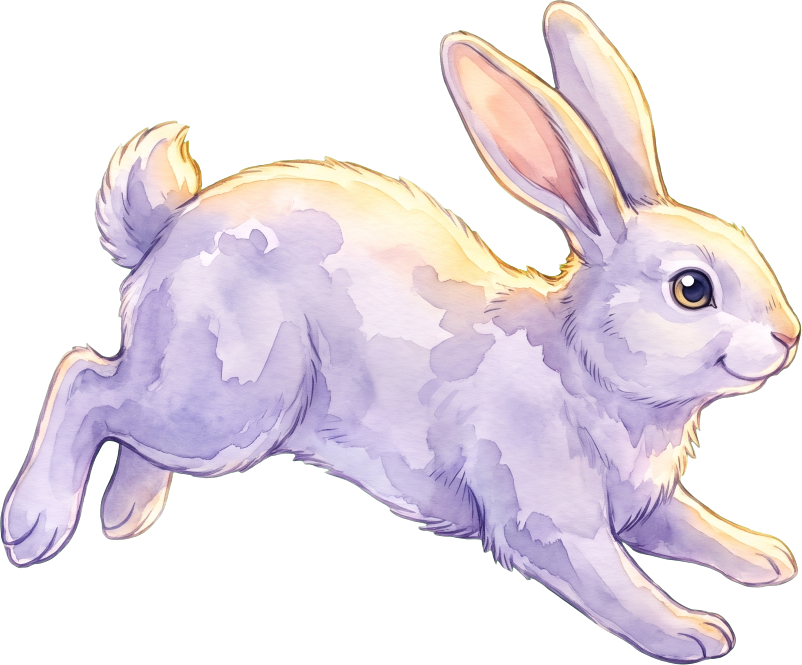
#> input picture assets/images/layers/animal_rabbit.png, 1603 x 1330 px (shown at 1/2 size)
$ python align_pose.py
#> lines starting #> are read from the running program, lines starting #| are printed output that depends on the picture
"""같은 동물의 다른 자세 그림을 기준 그림에 맞춰 놓을 자리를 계산한다.

자세마다 그림 크기와 여백이 달라서 그대로 바꿔 끼우면 동물이 커지거나 튄다.
- 배율·가로 위치: 두 그림에서 얼굴(HEAD 범위)이 같은 크기·같은 자리에 오도록 맞춘다
  (여러 배율로 템플릿 매칭).
  얼굴 범위가 "feet"이면 (돌아서는 모습처럼 얼굴로 맞출 수 없을 때) 키(귀 끝~발끝)를 같게
  하고, 땅에 닿은 발들의 가운데를 기준 그림의 발 가운데에 맞춘다. 몸을 돌려도 서 있는 자리가
  그대로다. 기준 그림의 발 가운데는 좌우 뒤집기 축으로도 쓴다 (cuts.py의 FOX_PIVOT).
- 세로 위치: 발끝(그림 아래 끝)을 기준 그림의 아래 끝에 맞춘다. 땅에 선 높이가 같아야
  착지할 때 떠 보이거나 파묻히지 않는다.

결과: layers/<자세>.json = {"base": 기준 그림, "size": 기준 그림 크기, "box": [x0, y0, x1, y1]}
box는 자세 그림이 덮을 범위를 기준 그림 픽셀 좌표로 나타낸 것. 앱은 이 범위에 그린다.

실행: .venv/Scripts/python.exe tools/align_pose.py [--preview 출력폴더]
"""
from __future__ import annotations

import argparse
import json
from pathlib import Path

import cv2
import numpy as np
from PIL import Image

ROOT = Path(__file__).resolve().parents[1]
LAYERS = ROOT / "assets" / "images" / "layers"

# 자세 그림: (기준 그림, 기준 그림에서 얼굴 범위 x0, y0, x1, y1)
POSES = {
    "animal_rabbit_land.png": ("animal_rabbit.png", (1180, 430, 1603, 860)),
    # 여우: 오른쪽으로 걷는 옆모습, 돌아서는 중간, 숲으로 들어가는 뒷모습 (서 있는 자리를 발로 맞춤)
    "animal_fox_right.png": ("animal_fox.png", "feet"),
    "animal_fox_mid.png": ("animal_fox.png", "feet"),
    "animal_fox_back.png": ("animal_fox.png", "feet"),
}


def flat_windows(target: np.ndarray, th: int, tw: int, min_std: float = 8.0) -> np.ndarray:
    """matchTemplate 결과와 같은 크기로, 창 안 밝기 변화가 거의 없는(투명한 빈 곳) 자리 표시.
    그런 곳은 정규화 상관값이 계산 오차로 1에 가깝게 나와서 후보에서 빼야 한다."""
    k = (tw, th)
    mean = cv2.boxFilter(target, -1, k, normalize=True, anchor=(0, 0), borderType=cv2.BORDER_CONSTANT)
    sq = cv2.boxFilter(target * target, -1, k, normalize=True, anchor=(0, 0),
                       borderType=cv2.BORDER_CONSTANT)
    std = np.sqrt(np.maximum(sq - mean * mean, 0))
    return std[:target.shape[0] - th + 1, :target.shape[1] - tw + 1] < min_std


def rgba(name: str) -> np.ndarray:
    return np.array(Image.open(LAYERS / name).convert("RGBA"))


def features(img: np.ndarray) -> np.ndarray:
    """배경(투명)은 검게 둔 밝기 그림. 템플릿 매칭용."""
    g = cv2.cvtColor(img[..., :3], cv2.COLOR_RGB2GRAY).astype(np.float32)
    return g * (img[..., 3].astype(np.float32) / 255)


def feet_x(img: np.ndarray, band: float = 0.15) -> float:
    """땅에 닿은 발들의 가로 가운데 (그림 아래 band 비율 높이 안의 불투명 픽셀 평균 x). 뒷발이 앞발보다 위에 그려지는 옆모습도 포함되게 넉넉히 잡는다."""
    ys = np.nonzero(img[..., 3].max(axis=1) > 8)[0]
    y0 = int(ys.max() - (ys.max() - ys.min()) * band)
    xs = np.nonzero(img[y0:ys.max() + 1, :, 3] > 128)[1]
    return float(xs.mean())


def align(pose: str) -> dict:
    base, head = POSES[pose]
    b, p = rgba(base), rgba(pose)
    ph, pw = p.shape[:2]
    bh, bw = b.shape[:2]

    def bottom(img: np.ndarray) -> int:
        return int(np.nonzero(img[..., 3].max(axis=1) > 8)[0].max()) + 1

    def top(img: np.ndarray) -> int:
        return int(np.nonzero(img[..., 3].max(axis=1) > 8)[0].min())

    if head == "feet":
        s = (bottom(p) - top(p)) / (bottom(b) - top(b))
        x0 = feet_x(b) - feet_x(p) / s
        y1 = bottom(b)
        y0 = y1 - bottom(p) / s
        box = [round(x0, 1), round(y0, 1), round(x0 + pw / s, 1), round(y0 + ph / s, 1)]
        print(f"{pose}: 키·발 맞춤, 배율 {s:.2f}, box {box}  "
              f"(기준 그림 발 가운데 = 폭의 {feet_x(b) / bw - 0.5:+.3f})")
        return {"base": base, "size": [bw, bh], "box": box}
    hx0, hy0, hx1, hy1 = head
    templ = features(b)[hy0:hy1, hx0:hx1]
    target = features(p)
    best = (-1.0, 1.0, (0, 0))
    for s in np.arange(0.6, 1.6, 0.01):   # s = 자세 그림 픽셀 / 기준 그림 픽셀
        t = cv2.resize(templ, None, fx=s, fy=s, interpolation=cv2.INTER_AREA)
        if t.shape[0] >= target.shape[0] or t.shape[1] >= target.shape[1]:
            break
        res = cv2.matchTemplate(target, t, cv2.TM_CCOEFF_NORMED)
        res[~np.isfinite(res) | flat_windows(target, *t.shape)] = -1   # 투명한 빈 곳은 빼고
        _, score, _, loc = cv2.minMaxLoc(res)
        if score > best[0]:
            best = (score, float(s), loc)
    score, s, (mx, my) = best
    # 가로: 얼굴 왼쪽 끝이 같은 자리 -> 자세 그림 x=mx 가 기준 그림 x=hx0
    x0 = hx0 - mx / s
    # 세로: 아래 끝(발끝)을 맞춘다. 두 그림 모두 투명 여백 없이 잘려 있다
    y1 = bottom(b)
    y0 = y1 - bottom(p) / s
    box = [round(x0, 1), round(y0, 1), round(x0 + pw / s, 1), round(y0 + ph / s, 1)]
    print(f"{pose}: 얼굴 일치 {score:.3f}, 배율 {s:.2f}, box {box}")
    if score < 0.5:
        print("  !! 얼굴이 잘 맞지 않습니다. POSES의 얼굴 범위를 확인하세요")
    return {"base": base, "size": [bw, bh], "box": box}


def preview(pose: str, meta: dict, out_dir: Path) -> None:
    """기준 그림과 자세 그림을 반투명으로 겹쳐 본다."""
    out_dir.mkdir(parents=True, exist_ok=True)
    b = Image.open(LAYERS / meta["base"]).convert("RGBA")
    p = Image.open(LAYERS / pose).convert("RGBA")
    x0, y0, x1, y1 = meta["box"]
    pad = 200
    canvas = Image.new("RGBA", (b.width + 2 * pad, b.height + 2 * pad), (50, 50, 60, 255))
    ghost = b.copy()
    ghost.putalpha(Image.fromarray((np.array(b)[..., 3] * 0.45).astype(np.uint8)))
    canvas.alpha_composite(ghost, (pad, pad))
    pr = p.resize((round(x1 - x0), round(y1 - y0)), Image.LANCZOS)
    arr = np.array(pr)
    arr[..., 3] = (arr[..., 3] * 0.75).astype(np.uint8)
    canvas.alpha_composite(Image.fromarray(arr), (round(x0) + pad, round(y0) + pad))
    canvas.resize((canvas.width // 2, canvas.height // 2)).save(out_dir / f"align_{Path(pose).stem}.png")


def main() -> None:
    ap = argparse.ArgumentParser()
    ap.add_argument("--preview", type=Path, help="겹쳐 본 그림을 저장할 폴더")
    args = ap.parse_args()
    for pose in POSES:
        meta = align(pose)
#> in rgba, returned value is the input picture: shape (1330, 1603, 4); mean R, G, B, A 114.3, 106.7, 114.4, 129.2
#> call 2 of rgba, with name = 'animal_rabbit_land.png'
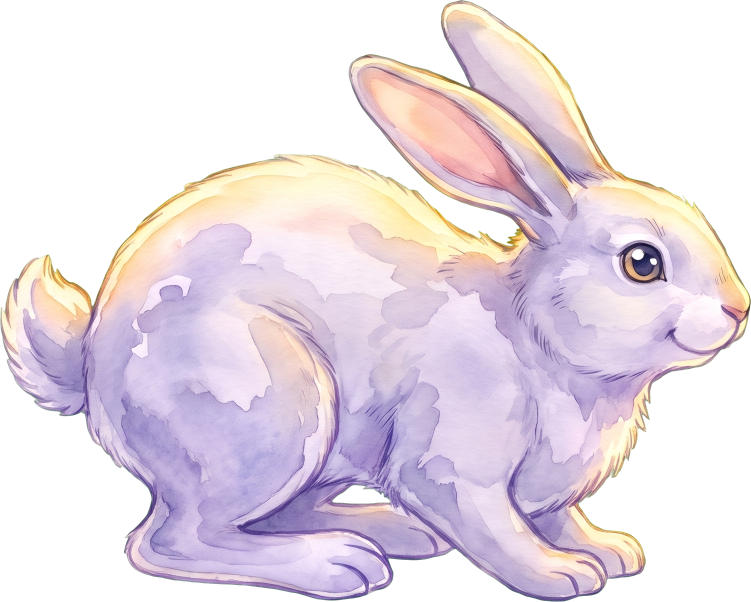
#> input picture assets/images/layers/animal_rabbit_land.png, 1502 x 1204 px (shown at 1/2 size)
#> in rgba, returned value is the input picture: shape (1204, 1502, 4); mean R, G, B, A 132.4, 122, 130.8, 148.4
#> in features, `return g * (img[..., 3].astype(np.float32) / 255)`:
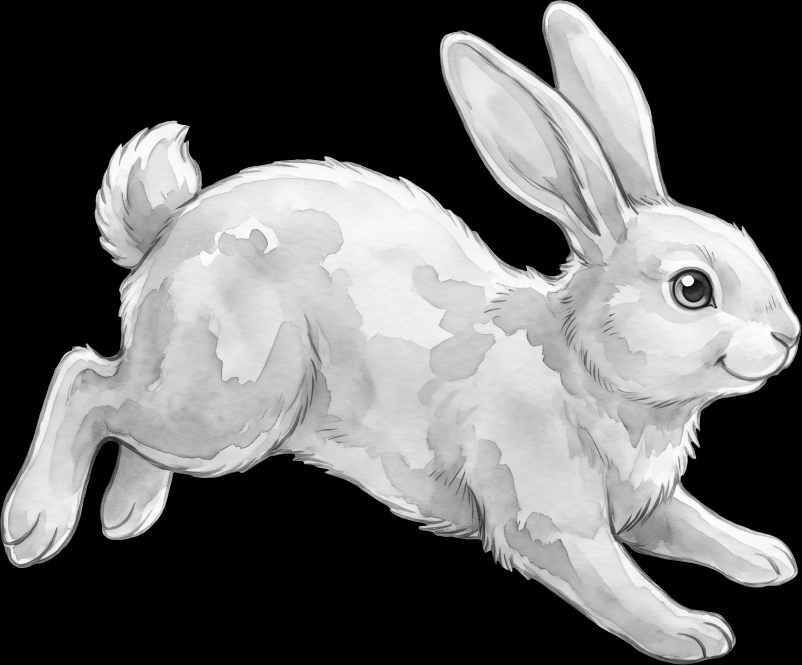
#> returned value: shape (1330, 1603) float32 (shown at 1/2 size); min 0, max 255, mean 102.4
#> in align, `templ = features(b)[hy0:hy1, hx0:hx1]`:
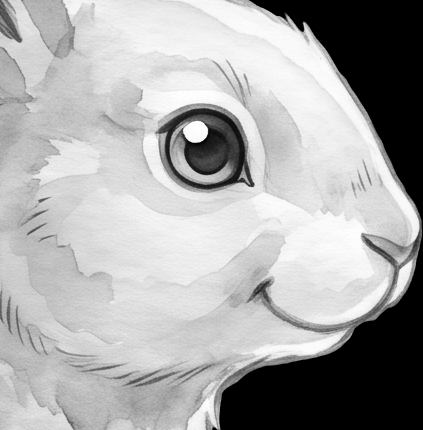
#> templ: shape (430, 423) float32; min 0, max 255, mean 169.7
#> in features (call 2), `g = cv2.cvtColor(img[..., :3], cv2.COLOR_RGB2GRAY).astype(np.float32)`:
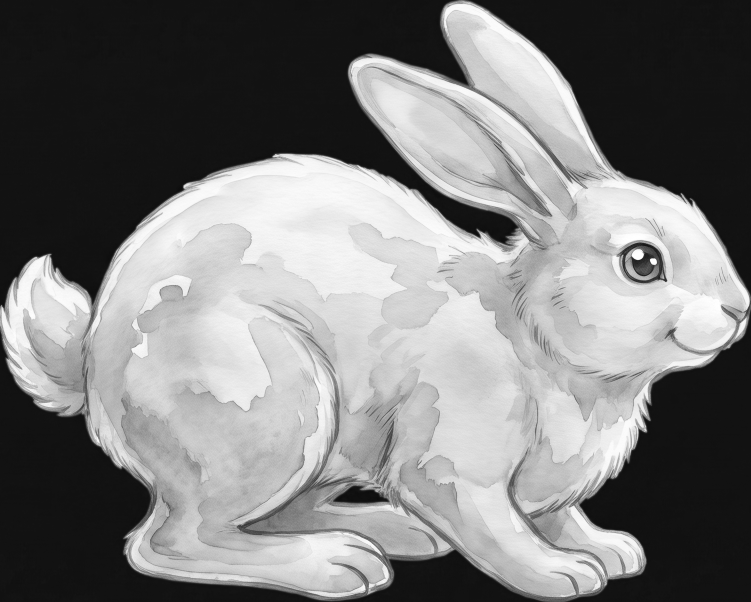
#> g: shape (1204, 1502) float32 (shown at 1/2 size); min 11, max 255, mean 126
#> in features (call 2), `return g * (img[..., 3].astype(np.float32) / 255)`:
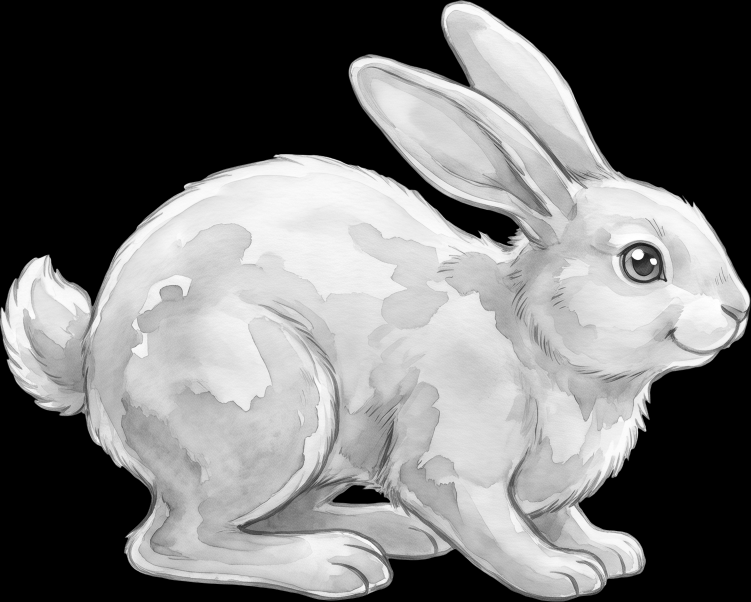
#> returned value: shape (1204, 1502) float32 (shown at 1/2 size); min 0, max 255, mean 117.9
#> the loop in align, `for s in np.arange(0.6, 1.6, 0.01):` made 100 passes
#> (score, best) on passes 1 to 12: (0.653, (0.653, 0.6, (1248, 479))), (0.657, (0.657, 0.61, (1244, 476))), (0.664, (0.664, 0.62, (1240, 473))), (0.67, (0.67, 0.63, (1236, 469))), (0.67, (0.67, 0.64, (1231, 466))), (0.679, (0.679, 0.65, (1227, 463))), (0.687, (0.687, 0.66, (1223, 460))), (0.695, (0.695, 0.67, (1219, 457))), (0.699, (0.699, 0.68, (1214, 454))), (0.709, (0.709, 0.69, (1210, 451))), (0.717, (0.717, 0.7, (1206, 448))), (0.726, (0.726, 0.71, (1202, 445)))
#> (score, loc) on passes 41 to 46: (0.98, (1079, 377)), (0.972, (1075, 375)), (0.961, (1071, 372)), (0.946, (1066, 370)), (0.934, (1062, 368)), (0.922, (1058, 366))
#> pass 1, in align, `res = cv2.matchTemplate(target, t, cv2.TM_CCOEFF_NORMED)`:
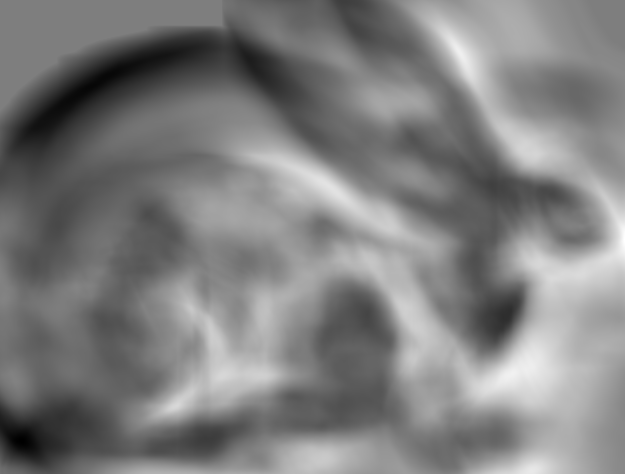
#> res: shape (947, 1249) float32 (shown at 1/2 size); min -0.641, max 0.653, mean 0.00165; drawn with min black and max white
#> after the loop in align, `for s in np.arange(0.6, 1.6, 0.01):`:
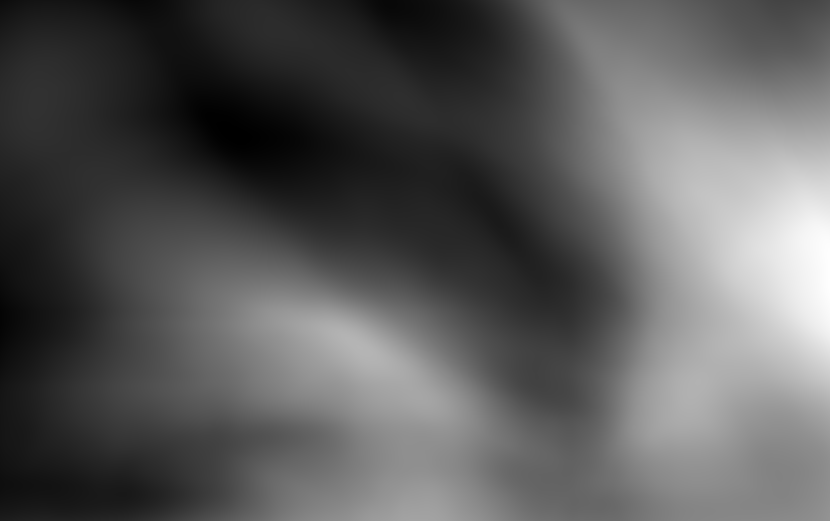
#> res: shape (521, 830) float32; min -0.21, max 0.617, mean 0.0833; drawn with min black and max white
#> in align, `score, s, (mx, my) = best`: score = 0.981; s = 0.99; mx = 1083; my = 379
#> in align, `x0 = hx0 - mx / s`: x0 = 86.06
#> in align, `y1 = bottom(b)`: y1 = 1330
#> in align, `y0 = y1 - bottom(p) / s`: y0 = 113.8
#> in align, `box = [round(x0, 1), round(y0, 1), round(x0 + pw / s, 1), round(y0 + p..`: box = [86.1, 113.8, 1603.2, 1330]
#| animal_rabbit_land.png: 얼굴 일치 0.981, 배율 0.99, box [86.1, 113.8, 1603.2, 1330.0]
#> meta = {'base': 'animal_rabbit.png', 'size': [1603, 1330], 'box': [86.1, 113.8, 1603.2, 1330]}
        (LAYERS / Path(pose).with_suffix(".json").name).write_text(
            json.dumps(meta, indent=1), encoding="utf-8")
        if args.preview:
            preview(pose, meta, args.preview)
#> pass 2 of the loop in main, `for pose in POSES:`:
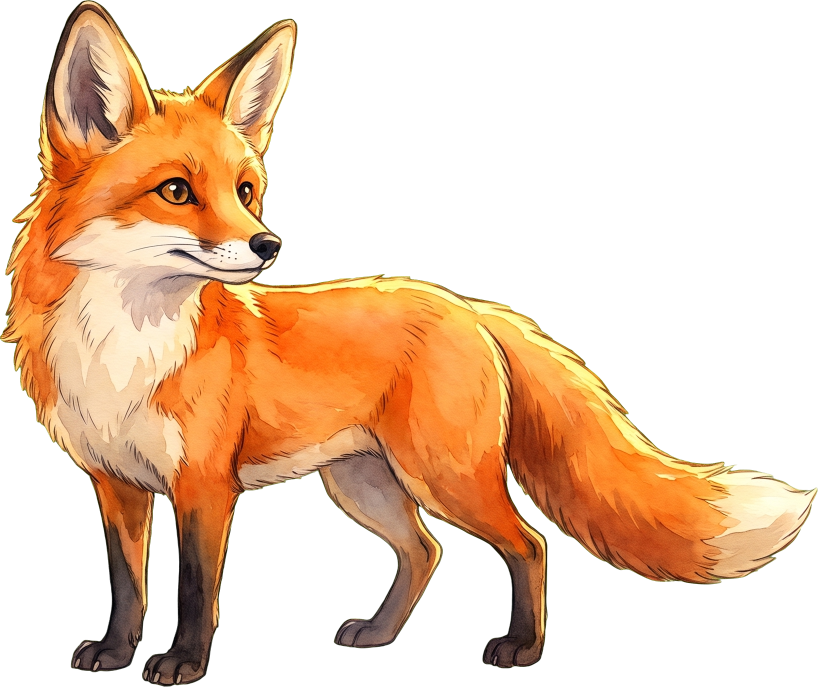
#> input picture assets/images/layers/animal_fox.png, 1635 x 1373 px (shown at 1/2 size)
#> in rgba, returned value is the input picture: shape (1373, 1635, 4); mean R, G, B, A 93.6, 65.7, 40.8, 104.9
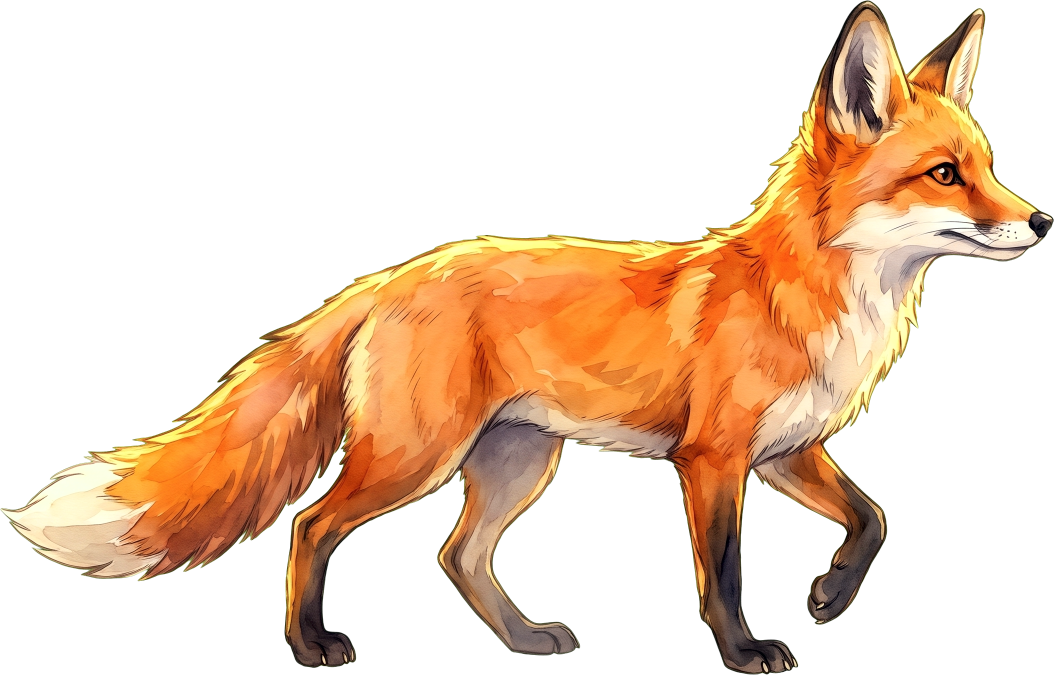
#> input picture assets/images/layers/animal_fox_right.png, 2107 x 1350 px (shown at 1/2 size)
#> in rgba, returned value is the input picture: shape (1350, 2107, 4); mean R, G, B, A 75.6, 53.6, 33, 91.6
#> ys = 1373 values from 0 to 1372
#> in feet_x, `y0 = int(ys.max() - (ys.max() - ys.min()) * band)`: y0 = 1166
#| animal_fox_right.png: 키·발 맞춤, 배율 0.98, box [-564.1, 0.0, 1580.4, 1374.0]  (기준 그림 발 가운데 = 폭의 -0.148)
#> meta = {'base': 'animal_fox.png', 'size': [1635, 1373], 'box': [-564.1, 0, 1580.4, 1374]}


if __name__ == "__main__":
    main()
